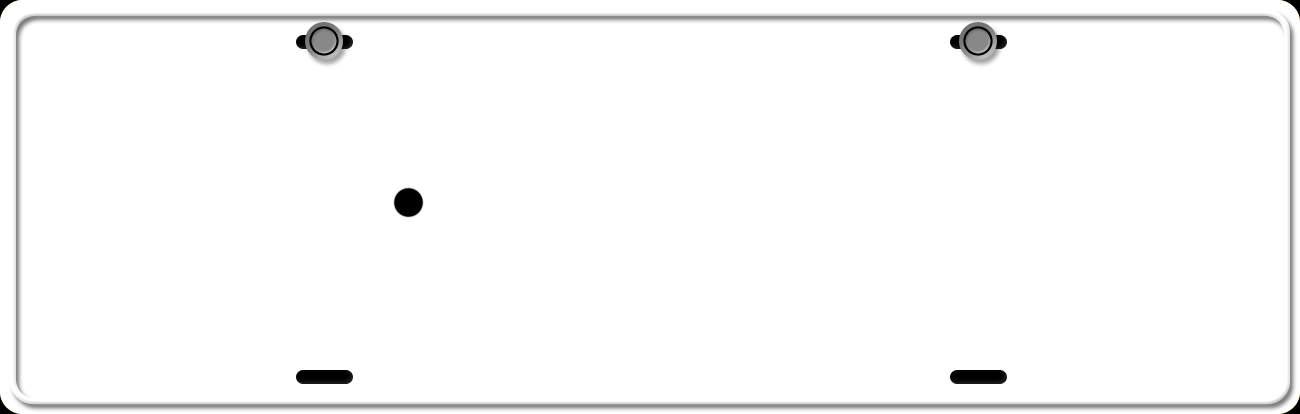
#> input picture cores/license_plate_generator/images/11.bmp, 1300 x 414 px
$ python -i signature_extract.py   (imports and definitions only)
#> lines starting #> are read from the running program, lines starting #| are printed output that depends on the picture; after the words box and inside, x2 and y2 are one past the last pixel; in counts of white or black regions, pixels touching at a corner belong together
import cv2
import numpy as np
import scipy.signal

__all__ = ['threshold_process']


# [72 lines left out: functions white2transparent, gray2transparent, find_near, threshold_process, not called in this run]


def threshold_process_old(img_path, save_path, fix=0.65, preview=True):
#> called with img_path = '../license_plate_generator/images/11.bmp', save_path = 'out.png', fix = 0.65, preview = True
    img = cv2.imread(img_path, cv2.IMREAD_GRAYSCALE)
#> img: shape (414, 1300); min 0, max 255, mean 249.3
    if preview:
        w = 300 * img.shape[1] // img.shape[0]
#> w = 942
        img = cv2.resize(img, (w, 300))
#> img: shape (300, 942)
    img_data = img.reshape(-1)
    gray_num = np.bincount(img_data, minlength=256)
#> gray_num = 256 values, max 255060 at index 255, min 0 at index 79, mean 1103.9
    indexes = []
    distance_h = 256
    distance_l = 0
    while len(indexes) != 2:
        indexes, _ = scipy.signal.find_peaks(gray_num, distance=(distance_h + distance_l) // 2)
        if len(indexes) < 2:
            distance_h = (distance_h + distance_l) // 2
        elif len(indexes) > 2:
            distance_l = (distance_h + distance_l) // 2
#> this loop made 1 pass
#> indexes on pass 1: [7, 145]
#> after the loop, distance_h = 256; distance_l = 0
    threshold = (indexes[0] + indexes[1]) * fix
#> threshold = 98.8
    if threshold > 255:
        threshold = 255
    ret, img = cv2.threshold(img, threshold, 255, cv2.THRESH_BINARY)
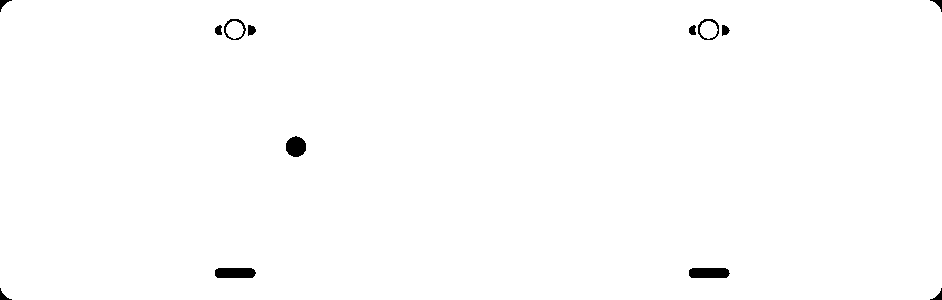
#> img: shape (300, 942); 99.4% white; 13 black regions, largest, box (x1, y1, x2, y2) and area: (215, 268, 256, 278) 388, (689, 268, 730, 278) 387, (286, 136, 306, 157) 328
#> ret = 98
    blur_size = min(img.shape) // 250
#> blur_size = 1
    if blur_size % 2 == 0:
        blur_size += 1
    img = cv2.GaussianBlur(img, (blur_size, blur_size), 0.3 * (((blur_size - 1) * 0.5) - 1) + 0.8)
    if not preview:
        img = cv2.cvtColor(img, cv2.COLOR_GRAY2BGRA)
        img = white2transparent(img)
    cv2.imwrite(save_path, img, [cv2.IMWRITE_PNG_COMPRESSION, 8])
    return save_path


# [2 lines not run here, left out]

>>> result = threshold_process_old('../license_plate_generator/images/11.bmp', 'out.png')
